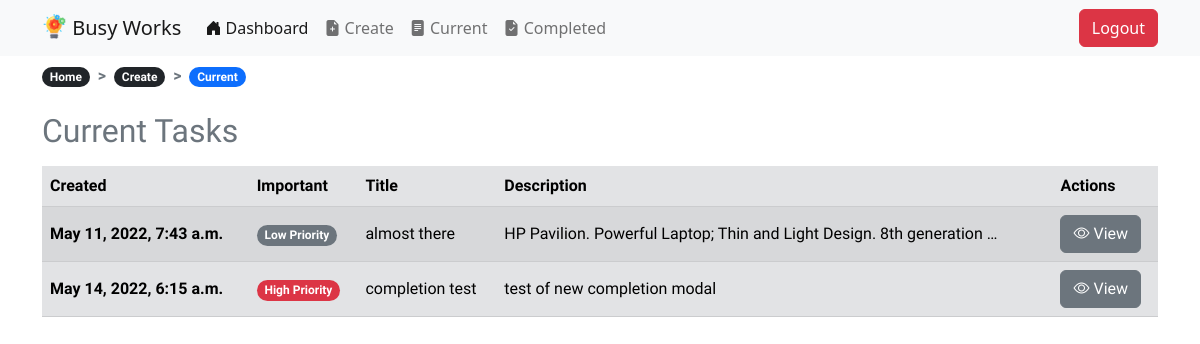
/current/ (signed in), run on the app's committed database.
### todo/models.py (models this page shows, shortened)
class Todo(models.Model):
    title = models.CharField(max_length=100)
    description = models.TextField(blank=True)
    created = models.DateTimeField(auto_now_add=True)
    datecompleted = models.DateTimeField(null=True, blank=True)
    important = models.BooleanField(default=False)
    user = models.ForeignKey(User, on_delete=models.CASCADE)

### todo/views.py (the view)
# urls.py: path('current/', views.currenttodos, name="currenttodos"),
@login_required
def currenttodos(request):
    todos = Todo.objects.filter(user=request.user, datecompleted__isnull=True)
    return render(request, 'todo/currenttodos.html', {'todos': todos})

### todo/templates/todo/currenttodos.html (shortened to what this page needs)
{% extends "todo/base.html" %}
{% load static %}
{% block content %}
<nav class="mt-2" style="--bs-breadcrumb-divider: '>'; font-weight: 800;" aria-label="breadcrumb">
  <ol class="breadcrumb">
    <li class="breadcrumb-item"><a href="{% url 'home' %}"><span class="badge rounded-pill bg-dark">Home</span></a></li>
    <li class="breadcrumb-item"><a href="{% url 'createtodo' %}"><span class="badge rounded-pill bg-dark">Create</span></a></li>
    <li class="breadcrumb-item active"><span class="badge rounded-pill bg-primary">Current</span></li>
  </ol>
</nav>
<div class="row justify-content-md-center mt-3">
    <div class="col-md">
        <div class="table-responsive-md">
            <table class="table table-secondary table-striped table-hover caption-top">
                <caption><h2>Current Tasks</h2></caption>
                <thead>
                    <tr>
                        <th scope="col">Created</th>
                        <th scope="col">Important</th>
                        <th scope="col">Title</th>
                        <th scope="col">Description</th>
                        <th scope="col">Actions</th>
                    </tr>
                </thead>
                <tbody>
                    {% for todo in todos %}
                    <tr class="align-middle">
                        <th scope="row">{{ todo.created }}</th>
                        <td>{% if todo.important %}<span class="badge rounded-pill bg-danger">High Priority</span>{% else %}<span class="badge rounded-pill bg-secondary">Low Priority</span>{% endif %}</td>
                        <td>{{ todo.title }}</td>
                        <td>{{ todo.description|truncatewords:10 }}</td>
                        <td>
                          <a href="{% url 'viewtodo' todo.id %}" class="btn btn-secondary" type="button"><i class="bi bi-eye"></i> View</a>
                        </td>
                    </tr>
                    {% endfor %}
                </tbody>
            </table>
        </div>
    </div>
</div>
{% endblock %}}

### data on the page
Todo: created "May 11, 2022, 7:43 a.m.", important "Low Priority", title "almost there", description "HP Pavilion. Powerful Laptop; Thin and Light Design. 8th generation …"
Todo: created "May 14, 2022, 6:15 a.m.", important "High Priority", title "completion test", description "test of new completion modal"
